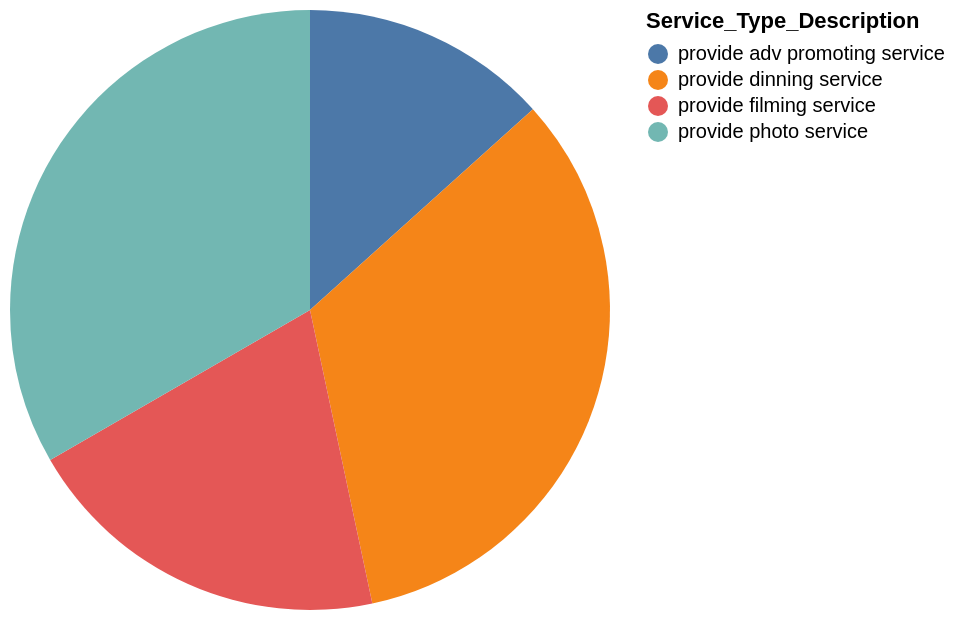

Vega-Lite specification for this chart:
### Vega-Lite specification from a JSON file in a GitHub repository (floating-point values rounded to 4 significant figures)
{"data": {"values": [{"x_data": "provide adv promoting service", "y_data": 2}, {"x_data": "provide dinning service", "y_data": 5}, {"x_data": "provide filming service", "y_data": 3}, {"x_data": "provide photo service", "y_data": 5}]}, "mark": "arc", "encoding": {"theta": {"field": "y_data", "type": "quantitative", "title": "COUNT(Service_Type_Description)"}, "color": {"field": "x_data", "type": "nominal", "title": "Service_Type_Description"}}}
